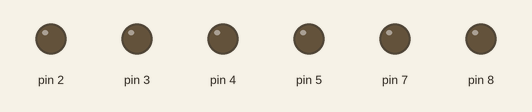
Recording of a sketch running on a simulated Arduino Uno, built with avr-gcc and run on an emulated ATmega328P. On the bench: output pins drawn as LEDs (lit = HIGH). Pins used as bus, display or sensor lines are not drawn; what the sketch prints to the serial monitor is not drawn.

Above: at 0.1 s.
At 0.81 s:
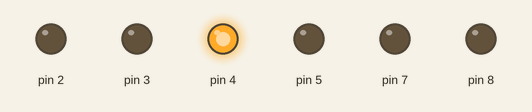
At 1.41 s:
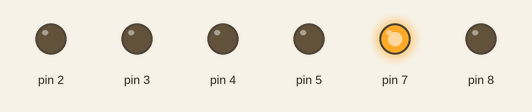
Timing chart, 0 to 3.0 s (numbered marks = the images above):
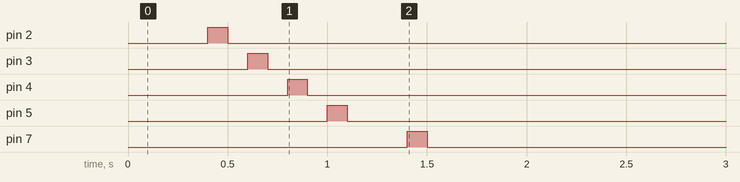

The sketch:

digital_out.ino
```cpp
void setup() {

  Serial.begin(9600);
  while(!Serial); Serial.println("Done Serial Init");

  // Check Digital Output
  pinMode(0, OUTPUT);
  pinMode(1, OUTPUT);
  pinMode(2, OUTPUT);
  pinMode(3, OUTPUT);
  pinMode(4, OUTPUT);
  pinMode(5, OUTPUT);
  //Skip 6, grounded in old version
  pinMode(7, OUTPUT);
  pinMode(8, OUTPUT);

  for (int i = 0; i < 8; i++){
    digitalWrite(i, HIGH);
    delay(100);
    digitalWrite(i, LOW);
    delay(100);
  }
}

void loop() {
}
```
